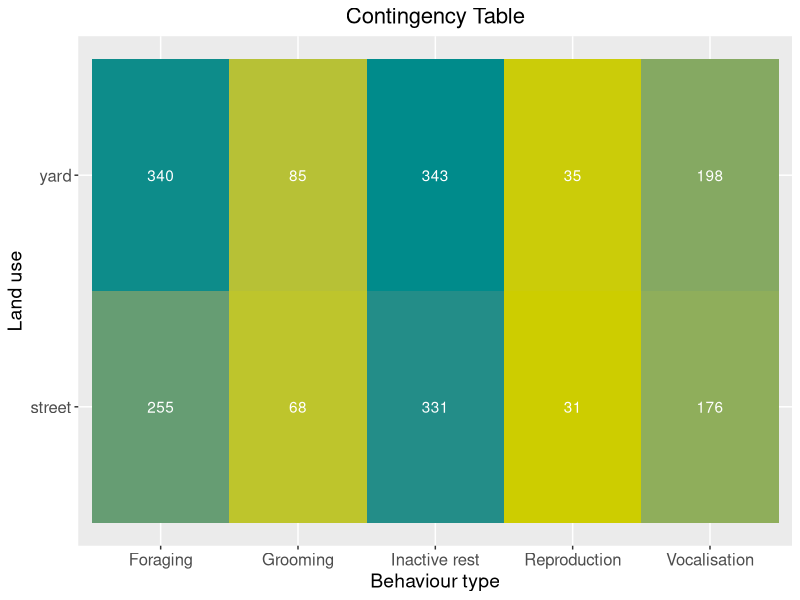
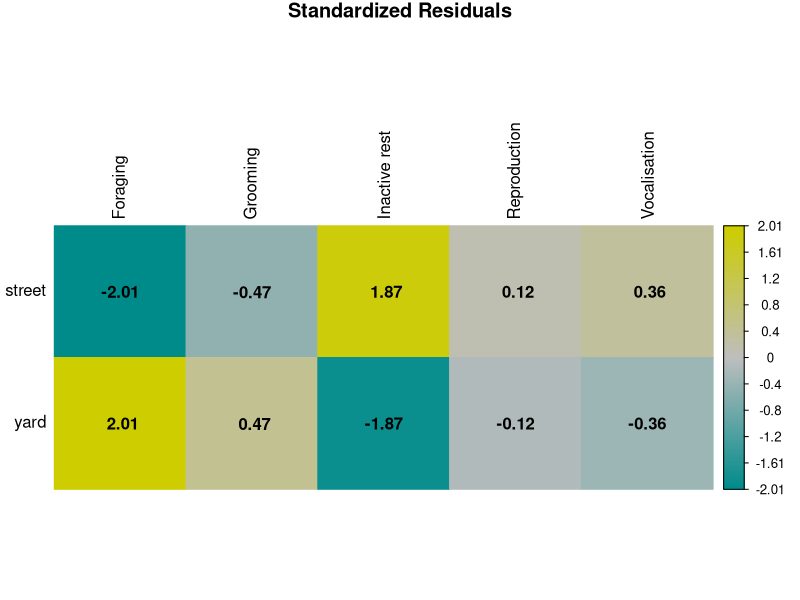
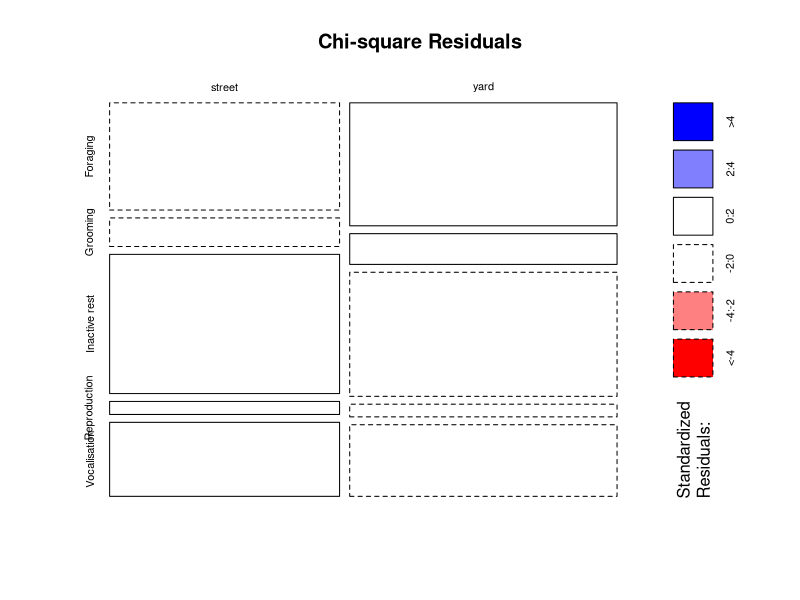
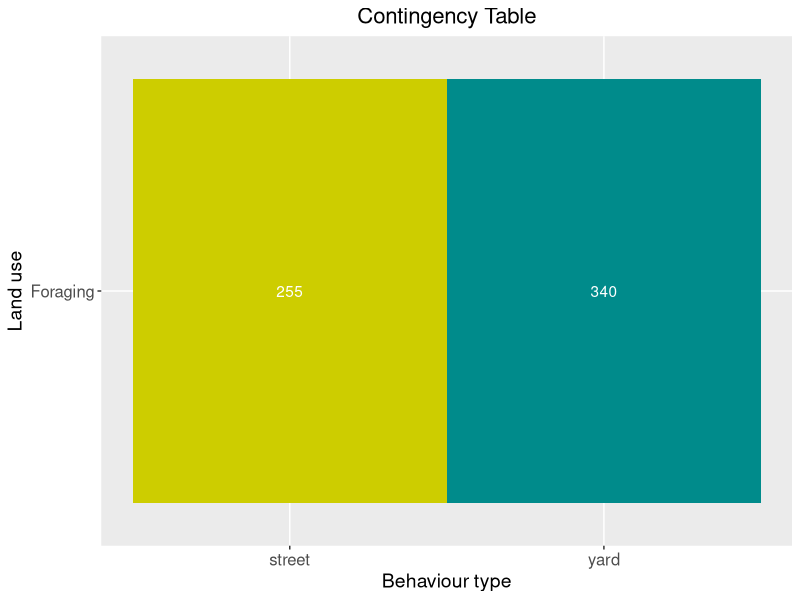
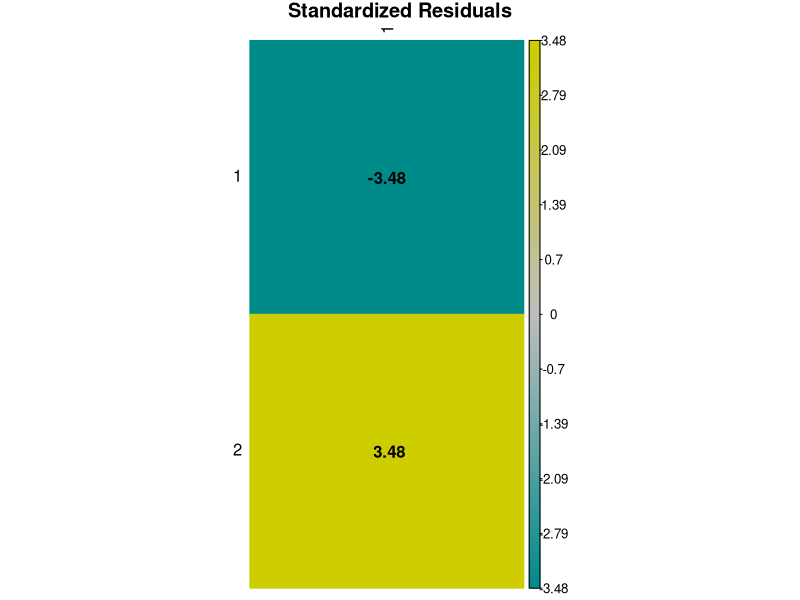

The R script that drew these images, in order:

library(tidyverse)
library(MASS)
library(vcd)
library(corrplot)
library(ggplot2)

#reading in the data
data2024 <- read.csv("2-Cleaned_data/ndg_cleaneddata_2024.csv") #all obs from 2024
data2025 <- read.csv("2-Cleaned_data/ndg_cleaneddata_2025.csv") #all obs from 2025

#adding 'seasons' column in each year
season2025 <- data2025 %>%
  mutate(Season = case_when(Date >= "2025-06-01" ~ 'Summer', 
                           Date <= "2025-06-01" ~ 'Spring'))                         
season2024 <- data2024 %>%
  mutate(Season = case_when(Date >= "2024-06-01" ~ 'Summer',
                            Date <= "2024-06-01" ~ 'Spring'))
#combining to form global df
data_global <- bind_rows(season2024, season2025) %>% 
  drop_na(Behaviour.type) %>% 
    filter(!grepl("Unknown", Behaviour.type))


########################################################################
########################################################################

                      #GLOBAL#

########################################################################
########################################################################



#######################################
        #CONTINGENCY TABLE#
#######################################


#Creating a contingency table showing the frquency of each behaviour + land use combination
chsq_contingency_table <- table(data_global$Landtype,data_global$Behaviour.type)


#Transforming the contingency table into a df
chsq_contingency_df <- as.data.frame(chsq_contingency_table)

#plot of the contingency table
ggplot(chsq_contingency_df, aes(x = Var2, y = Var1, fill = Freq)) +
  geom_tile() +
  geom_text(aes(label = Freq), color = "white") +
  scale_fill_gradient(low = "yellow3", high = "cyan4") +
  labs(title = "Contingency Table",
       x = "Behaviour type", y = "Land use") +
  theme(
    legend.position = "none",
    plot.title = element_text(size = 16, hjust = 0.5),
    axis.title = element_text(size = 14),
    axis.text = element_text(size = 12),
    strip.text = element_text(size = 12)  
  )



#########################################
        #PEARSONS CHI SQ TEST#
#########################################

chisq_results <- chisq.test(chsq_contingency_table)


#The following code is double-checking sample sizes to ensure there is enoguh
any(chisq_results$expected < 10) #any cells with less than a count of 10
sum(chsq_contingency_table) #sample size is sufficient


    #The results of the chi-squared test is shows a non-significant relationship
    #between land use and behaviour

    #but forgaing is looking suspicious




########################################
      #RESULTS VISUALISATION#
#######################################


#Some notes on residuals: 
        #residuals express the difference between expected and outcome, 
        #and describes the extent two variables are or are not independent 
        #close to zero residual = variables (land use and behaviour type) are independent from each other
        
        #we look at the standardized residuals so we can compare them across
        #different cells (different combinations of landuse and behaviour)
chisq_results$stdres


#the corrplot below shows a graphical representation of the standardized residual matrix created from the chi squared test
corrplot(chisq_results$stdres, 
         is.corr = FALSE,
         method = "color",
         col = colorRampPalette(c("cyan4", "grey", "yellow3"))(200),
         addCoef.col = "black",
         tl.col = "black",
         title = "Standardized Residuals",
         mar = c(0,0,1,0))

#Mosaic plot
mosaicplot(chsq_contingency_table, 
       shade = TRUE,
       main = "Chi-square Residuals")




########################################################################
########################################################################

                            #FORAGING#

########################################################################
########################################################################


#######################################
          #CONTINGENCY TABLE#
#######################################

forg_data <- subset(data_global, Behaviour.type == "Foraging")

forg_contingency_table <- table(forg_data$Behaviour.type, forg_data$Landtype)

#Transforming the contingency table into a df
forg_contingency_df <- as.data.frame(forg_contingency_table)

#plot of the contingency table
ggplot(forg_contingency_df, aes(x = Var2, y = Var1, fill = Freq)) +
  geom_tile() +
  geom_text(aes(label = Freq), color = "white") +
  scale_fill_gradient(low = "yellow3", high = "cyan4") +
  labs(title = "Contingency Table",
       x = "Behaviour type", y = "Land use") +
  theme(
    legend.position = "none",
    plot.title = element_text(size = 16, hjust = 0.5),
    axis.title = element_text(size = 14),
    axis.text = element_text(size = 12),
    strip.text = element_text(size = 12)  
  )



#########################################
        #PEARSONS CHI SQ TEST#
#########################################

forg_chisq_results <- chisq.test(forg_contingency_table)
forg_chisq_results


forg_chisq_results$expected
any(forg_chisq_results$expected < 10)



########################################
        #RESULTS VISUALISATION#
#######################################

forg_chisq_results$stdres

corrplot(
  as.matrix(forg_chisq_results$stdres),
  is.corr = FALSE,
  method = "color",
  col = colorRampPalette(c("cyan4", "grey", "yellow3"))(200),
  addCoef.col = "black",
  tl.col = "black",
  title = "Standardized Residuals",
  mar = c(0,0,1,0)
)
